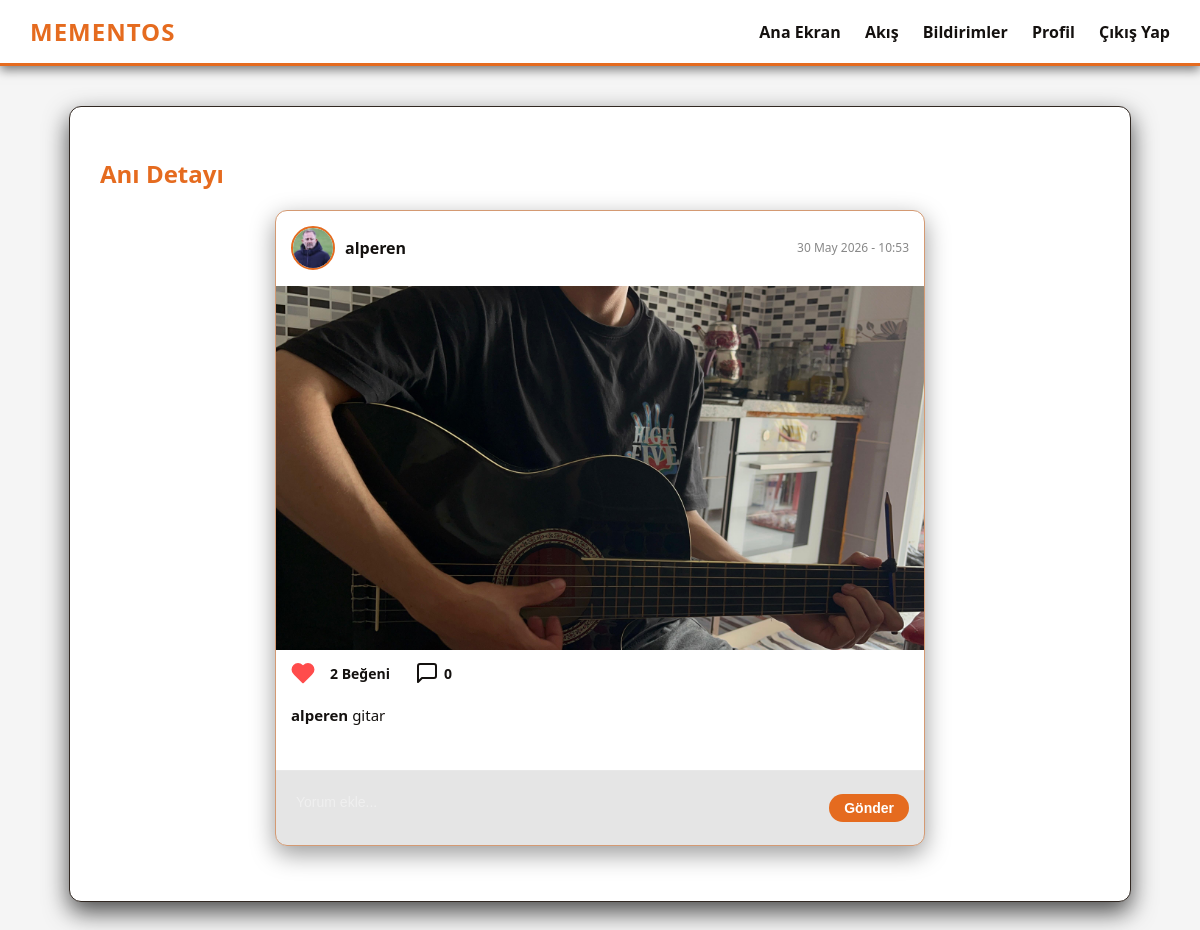
/post/7 (signed in), run on the app's committed database.
### app/models.py (models this page shows, shortened)
class User(UserMixin, db.Model):
    id: so.Mapped[int] = so.mapped_column(primary_key=True)
    username: so.Mapped[str] = so.mapped_column(sa.String(64), index=True, unique=True)
    email: so.Mapped[str] = so.mapped_column(sa.String(120), index=True, unique=True)
    password_hash: so.Mapped[Optional[str]] = so.mapped_column(sa.String(256))
    about_me: so.Mapped[Optional[str]] = so.mapped_column(sa.String(140))
    last_seen: so.Mapped[Optional[datetime]] = so.mapped_column(default=lambda: datetime.now(timezone.utc))
    profile_pic: so.Mapped[Optional[str]] = so.mapped_column(sa.String(120))
    is_verified: so.Mapped[bool] = so.mapped_column(sa.Boolean, default=False, server_default=sa.text('0'))
    verification_code: so.Mapped[Optional[str]] = so.mapped_column(sa.String(10))
    require_2fa: so.Mapped[bool] = so.mapped_column(sa.Boolean, default=False, server_default=sa.text('0'))
    posts: so.WriteOnlyMapped['Post'] = so.relationship(back_populates='author', cascade='all, delete-orphan')
    comments: so.WriteOnlyMapped['Comment'] = so.relationship(back_populates='author', cascade='all, delete-orphan')
    likes: so.WriteOnlyMapped['Like'] = so.relationship(back_populates='author', cascade='all, delete-orphan')
    notifications: so.WriteOnlyMapped['Notification'] = so.relationship(back_populates='user', cascade='all, delete-orphan')
    followed: so.WriteOnlyMapped['User'] = so.relationship(
        secondary=followers,
        primaryjoin=(followers.c.follower_id == id),
        secondaryjoin=(followers.c.followed_id == id),
        back_populates='followers'
    )
    followers: so.WriteOnlyMapped['User'] = so.relationship(
        secondary=followers,
        primaryjoin=(followers.c.followed_id == id),
        secondaryjoin=(followers.c.follower_id == id),
        back_populates='followed'
    )
    def avatar(self, size):
        if self.profile_pic:
            return f'/static/profile_pics/{self.profile_pic}'
        return f'https://ui-avatars.com/api/?name={self.username}&background=E56B1F&color=fff&size={size}'
    def has_liked_post(self, post):
        query = self.likes.select().where(Like.post_id == post.id)
        return db.session.scalar(query) is not None

class Post(db.Model):
    id: so.Mapped[int] = so.mapped_column(primary_key=True)
    body: so.Mapped[str] = so.mapped_column(sa.String(140))
    image_file: so.Mapped[Optional[str]] = so.mapped_column(sa.String(1000))
    timestamp: so.Mapped[datetime] = so.mapped_column(index=True, default=lambda: datetime.now(timezone.utc))
    user_id: so.Mapped[int] = so.mapped_column(sa.ForeignKey(User.id), index=True)
    comments_enabled: so.Mapped[bool] = so.mapped_column(sa.Boolean, default=True)
    is_global: so.Mapped[bool] = so.mapped_column(sa.Boolean, default=False, server_default=sa.text('0'))
    author: so.Mapped[User] = so.relationship(back_populates='posts')
    comments: so.Mapped[list['Comment']] = so.relationship(back_populates='post', cascade='all, delete-orphan')
    likes: so.Mapped[list['Like']] = so.relationship(back_populates='post', cascade='all, delete-orphan')

### app/main/routes.py (the view)
@bp.route('/post/<int:post_id>')
@login_required
def post(post_id):
    post = db.first_or_404(db.select(Post).filter_by(id=post_id))
    comment_form = CommentForm()
    empty_form = EmptyForm()
    return render_template('post.html', title='Anı Detayı', post=post, comment_form=comment_form, empty_form=empty_form)

### app/main/forms.py
class CommentForm(FlaskForm):
    body = TextAreaField('Yorumun', validators=[DataRequired(), Length(min=1, max=140)])
    submit = SubmitField('Gönder')

class EmptyForm(FlaskForm):
    submit = SubmitField('Gönder')

### app/main/routes.py (called while the page is built)
@bp.before_request
def before_request():
    if current_user.is_authenticated:
        current_user.last_seen = datetime.now(timezone.utc)
        db.session.commit()

@bp.context_processor
def inject_notifications():
    if current_user.is_authenticated:
        unread_count = db.session.scalar(sa.select(sa.func.count(Notification.id)).where(Notification.user_id == current_user.id, Notification.is_read == False))
        return dict(unread_notifications_count=unread_count or 0)
    return dict(unread_notifications_count=0)

@bp.app_template_filter('local_time')
def local_time_filter(dt, format='%d-%m-%Y %H:%M:%S'):
    if dt is None:
        return ""
    if dt.tzinfo is None:
        dt = dt.replace(tzinfo=timezone.utc)
    local_dt = dt + timedelta(hours=3)
    return local_dt.strftime(format)

### app/models.py (called while the page is built)
@login.user_loader
def load_user(id):
    return db.session.get(User, int(id))

### app/templates/post.html (shortened to what this page needs)
{% extends "base.html" %}
{% block content %}
    <h2 style="color: var(--accent-orange); margin-bottom: 20px;">Anı Detayı</h2>
    <div style="max-width: 650px; margin: 0 auto;">
        <div class="post-card" style="margin-bottom: 25px;">
            <div class="post-header">
                <div class="post-author">
                    <img src="{{ post.author.avatar(40) }}" class="profile-avatar profile-avatar-small" alt="Avatar">
                    <span>{{ post.author.username }}</span>
                </div>
                <div style="display: flex; align-items: center; gap: 10px;">
                    <span style="font-size: 12px; color: #888;">{{ post.timestamp|local_time('%d %B %Y - %H:%M') }}</span>
                </div>
            </div>
            {% if post.image_file %}
                {% for img in post.image_file.split(',') %}
                    <img src="{{ url_for('static', filename='memory_pics/' + img) }}" class="post-image" alt="Post Image">
                {% endfor %}
            {% endif %}
            <div class="post-actions">
                <form action="{{ url_for('main.like', post_id=post.id) }}" method="post" style="margin:0;">
                    <button type="submit" class="action-btn {% if current_user.is_authenticated and current_user.has_liked_post(post) %}liked{% endif %}">
                        <svg viewBox="0 0 24 24" fill="none" stroke="currentColor" stroke-width="2" stroke-linecap="round" stroke-linejoin="round">
                            <path d="M20.84 4.61a5.5 5.5 0 0 0-7.78 0L12 5.67l-1.06-1.06a5.5 5.5 0 0 0-7.78 7.78l1.06 1.06L12 21.23l7.78-7.78 1.06-1.06a5.5 5.5 0 0 0 0-7.78z"></path>
                        </svg>
                    </button>
                </form>
                <span style="font-size: 14px; font-weight: bold;">{{ post.likes|length }} Beğeni</span>
                <div class="action-btn" onclick="toggleComments({{ post.id }})" style="cursor: pointer; margin-left: 10px;">
                    <svg viewBox="0 0 24 24" fill="none" stroke="currentColor" stroke-width="2" stroke-linecap="round" stroke-linejoin="round">
                        <path d="M21 15a2 2 0 0 1-2 2H7l-4 4V5a2 2 0 0 1 2-2h14a2 2 0 0 1 2 2z"></path>
                    </svg>
                    <span style="font-size: 14px; font-weight: bold;">{{ post.comments|length }}</span>
                </div>
            </div>
            <p class="post-body-text"><strong>{{ post.author.username }}</strong> {{ post.body }}</p>
            <div id="comments-{{ post.id }}" style="display: block;">
                <div class="comments-section" style="padding: 0 15px 15px 15px; border-top: none; margin-top: 5px;">
                </div>
                {% if post.comments_enabled %}
                    <form action="{{ url_for('main.add_comment', post_id=post.id) }}" method="post" class="modern-comment-form">
                        <input type="text" name="body" class="modern-comment-input" placeholder="Yorum ekle..." required style="flex:1; background:transparent; border:none; color:var(--text-main); font-size:14px; outline:none; padding:5px;">
                        <button type="submit" class="modern-comment-submit" style="background: var(--accent-orange); color: white; border: none; padding: 6px 15px; border-radius: 20px; font-weight: bold; cursor: pointer;">Gönder</button>
                    </form>
                {% endif %}
            </div>
        </div>
    </div>
{% endblock %}

### app/static/css/style.css (style rules this page uses)
:root { --bg-dark: #F5F5F5; --box-bg: #FFFFFF; --text-main: #14110F; --accent-orange: #E56B1F; --accent-brown: #D49A73; --input-bg: #EEEEEE; --window-header: #E0E0E0; --window-header-text: #333; --masonry-bg: rgba(255, 255, 255, 0.85); --window-bg: rgba(255, 255, 255, 0.85); }
body { background-color: var(--bg-dark); color: var(--text-main); font-family: 'Segoe UI', Tahoma, Geneva, Verdana, sans-serif; margin: 0; padding: 0; }
input[type="text"], input[type="password"], input[type="email"] { width: 100%; padding: 12px; margin: 8px 0 20px 0; background-color: var(--input-bg); border: 1px solid var(--accent-brown); color: var(--text-main); border-radius: 6px; box-sizing: border-box; transition: border 0.3s ease; }
.profile-avatar { object-fit: cover; border-radius: 50%; border: 2px solid var(--accent-orange); background-color: var(--box-bg); }
.profile-avatar-small { width: 40px; height: 40px; }
.comments-section { margin-top: 20px; border-top: 1px dashed rgba(255,255,255,0.2); padding-top: 15px; }
.post-card { background: var(--box-bg); border: 1px solid var(--accent-brown); border-radius: 12px; margin-bottom: 25px; box-shadow: 0 8px 24px rgba(0,0,0,0.4); overflow: hidden; }
.post-header { display: flex; justify-content: space-between; align-items: center; padding: 15px; }
.post-author { font-weight: bold; color: var(--text-main); display: flex; align-items: center; gap: 10px; }
.post-author img { width: 40px; height: 40px; border-radius: 50%; object-fit: cover; border: 2px solid var(--accent-orange); }
.post-image { width: 100%; max-height: 500px; object-fit: cover; display: block; border-top: 1px solid rgba(255,255,255,0.05); border-bottom: 1px solid rgba(255,255,255,0.05); }
.post-body-text { padding: 0 15px; margin-top: 10px; font-size: 15px; }
.post-actions { display: flex; gap: 15px; padding: 10px 15px; align-items: center; }
.action-btn { background: none; border: none; cursor: pointer; display: flex; align-items: center; gap: 5px; font-size: 16px; color: var(--text-main); transition: transform 0.2s; padding: 0; }
.action-btn svg { width: 24px; height: 24px; }
.action-btn.liked svg { fill: #ff4c4c; stroke: #ff4c4c; animation: heartBurst 0.3s cubic-bezier(0.175, 0.885, 0.32, 1.275); }
.modern-comment-form { display: flex; align-items: center; padding: 10px 15px; border-top: 1px solid rgba(255,255,255,0.1); background: rgba(0,0,0,0.1); }
.modern-comment-input { flex: 1; background: transparent; border: none; color: var(--text-main); padding: 8px; font-size: 14px; outline: none; }
.modern-comment-input::placeholder { color: rgba(255, 255, 255, 0.4); }
.modern-comment-submit { background: none; border: none; color: var(--accent-orange); font-weight: bold; cursor: pointer; font-size: 14px; padding: 5px 10px; transition: 0.2s; }

### data on the page
User: author.avatar (picture), author.username "alperen"
Post: timestamp|local_time "30 May 2026 - 10:53", image_file (picture), body "gitar"

### other printed values
{{ post.likes|length }} "2"
{{ post.comments|length }} "0"
